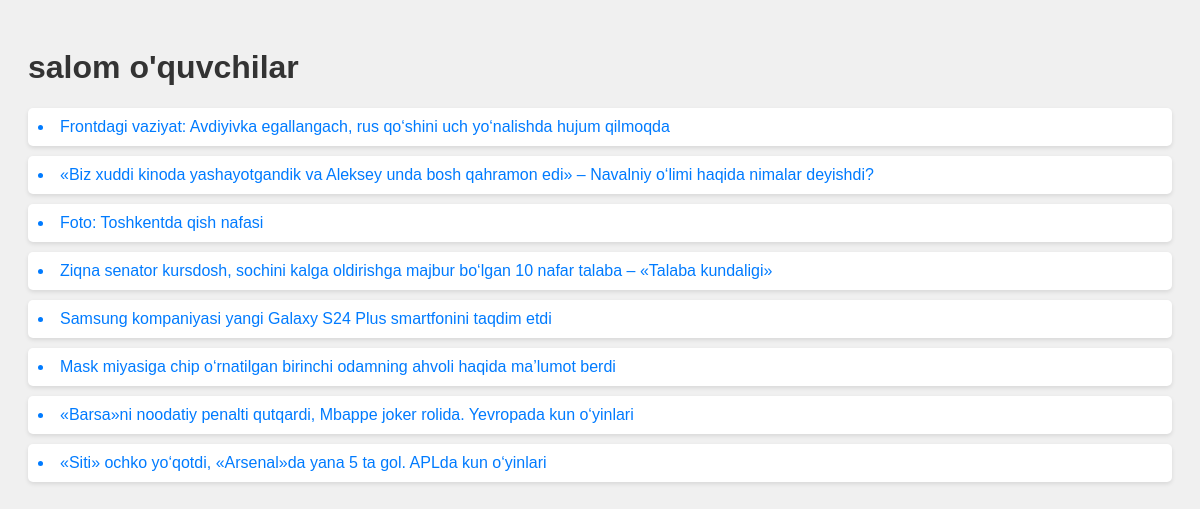
Page /news/ on the committed database.
### news_app/models.py (models this page shows, shortened)
class News(models.Model):
    class Status(models.TextChoices):
        Draft = 'DF','Draft'
        Published = 'PB','Published'
    author = models.ForeignKey(
        User,
        on_delete=models.CASCADE
    )
    title = models.CharField(max_length=250)
    slug = models.CharField(max_length=250)
    body = models.TextField()
    image = models.ImageField(upload_to='news/images')
    category = models.ForeignKey(Category,
                                 on_delete=models.CASCADE
                                 )
    publish_time = models.DateTimeField(default=timezone.now)
    created_time = models.DateTimeField(auto_now_add=True)
    update_time = models.DateTimeField(auto_now=True)
    status = models.CharField(max_length=2,
                              choices=Status.choices,
                              default=Status.Draft
                              )
    objects = models.Manager()
    class Meta:
        ordering = ["publish_time"]

### news_app/views.py (the view)
# urls.py: path('news/', news_list, name="all_news_list"),
def news_list(request):
    news_list = News.objects.all()
    context = {
        "news_list": news_list
    }
    return render(request, "news/news_list.html", context=context)

### templates/news/news_list.html (shortened to what this page needs)
<!DOCTYPE html>
<html lang="en">
<head>
</head>
<body>
    <h1>salom o'quvchilar</h1>
    {% for news in news_list %}
      <a href="{% url 'news_detail_page' news.pk %}">
        <li>{{ news.title }}</li>
      </a>
    {% endfor %}
</body>
</html>

### templates/news/news_list.html (style rules this page uses)
body { font-family: Arial, sans-serif; background-color: #f0f0f0; padding: 20px; }
h1 { color: #333; }
a { text-decoration: none; color: #007bff; }
li { margin-bottom: 10px; background-color: #fff; padding: 10px; border-radius: 5px; box-shadow: 0 2px 4px rgba(0, 0, 0, 0.1); }

### rows in the picture
News: title "Frontdagi vaziyat: Avdiyivka egallangach, rus qo‘shini uch yo‘nalishda hujum qilmoqda"
News: title "«Biz xuddi kinoda yashayotgandik va Aleksey unda bosh qahramon edi» – Navalniy o‘limi haqida nimalar deyishdi?"
News: title "Foto: Toshkentda qish nafasi"
News: title "Ziqna senator kursdosh, sochini kalga oldirishga majbur bo‘lgan 10 nafar talaba – «Talaba kundaligi»"
News: title "Samsung kompaniyasi yangi Galaxy S24 Plus smartfonini taqdim etdi"
News: title "Mask miyasiga chip o‘rnatilgan birinchi odamning ahvoli haqida ma’lumot berdi"
News: title "«Barsa»ni noodatiy penalti qutqardi, Mbappe joker rolida. Yevropada kun o‘yinlari"
News: title "«Siti» ochko yo‘qotdi, «Arsenal»da yana 5 ta gol. APLda kun o‘yinlari"
